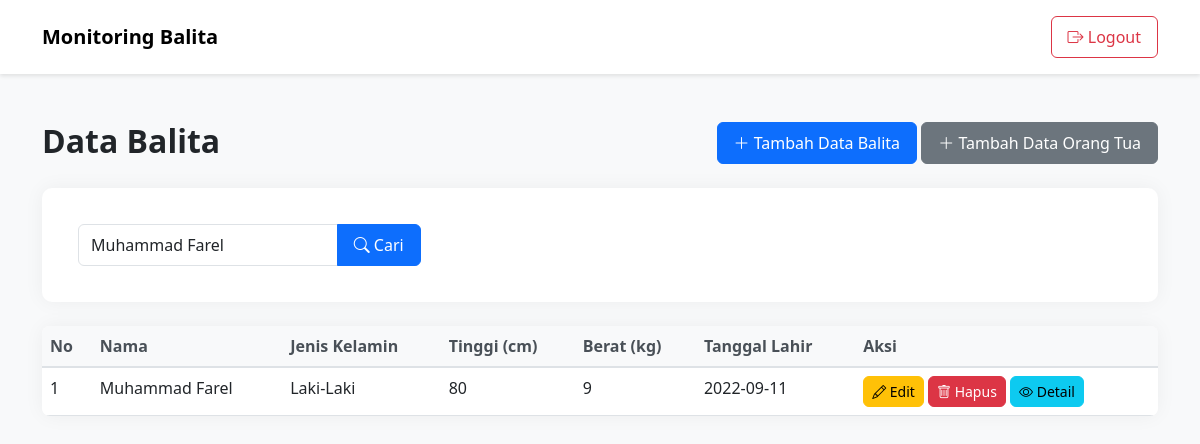
Page /views/dashboard.php?keyword=Muhammad Farel (signed in) on the committed database.
### tables this page shows
CREATE TABLE `databayi` (
  `id` int(11) NOT NULL,
  `nama` varchar(100) NOT NULL,
  `tinggi` float NOT NULL,
  `berat` float NOT NULL,
  `jenisKelamin` varchar(20) NOT NULL,
  `tanggalLahir` date NOT NULL,
  `riwayat` varchar(100) NOT NULL,
  `catatan` varchar(50) NOT NULL,
  `orang_tua_id` int(11) NOT NULL
);

### models/manusia.php (called while the page is built, shortened)
<?php
require_once dirname(__DIR__) . '/config/database.php';
class Manusia
{
    public function __construct()
    {
        $database = new Database();
        $this->conn = $database->getConnection();
    }
}

### config/Database.php (called while the page is built, shortened)
<?php
class Database
{
    private $host = "localhost:3307";
    private $db_name = "db_databayi";
    private $username = "root";
    private $password = "";
    private static $conn = null;
    public function getConnection()
    {
        if (self::$conn === null) {
            try {
                self::$conn = new mysqli(
                    $this->host,
                    $this->username,
                    $this->password,
                    $this->db_name
                );
                self::$conn->set_charset("utf8");
            } catch (Exception $exception) {
                die("Koneksi gagal: " . $exception->getMessage());
            }
        }
        return self::$conn;
    }
}

### models/balita.php (called while the page is built, shortened)
<?php
require_once 'manusia.php';
class Bayi extends Manusia
{
    public function search($keyword)
    {
        $query = "SELECT * FROM " . self::TABLE . " WHERE nama LIKE ? ORDER BY id DESC";
        $stmt = $this->conn->prepare($query);
        $like = "%" . $keyword . "%";
        $stmt->bind_param("s", $like);
        $stmt->execute();
        $result = $stmt->get_result();
        $data = [];
        if ($result) {
            while ($row = $result->fetch_assoc()) {
                $data[] = $row;
            }
        }
        return $data;
    }
}

### views/dashboard.php (the view, shortened to what this page needs)
<?php
require_once '../config/database.php';
require_once '../models/balita.php';
$keyword = $_GET['keyword'] ?? '';
$bayiModel = new Bayi();
if ($keyword !== '') {
    $dataBayi = $bayiModel->search($keyword);
} else {
    $dataBayi = $bayiModel->tampil_data();
}
?>
<!DOCTYPE html>
<html>
<head>
    <link href="https://cdn.jsdelivr.net/npm/bootstrap@5.3.0/dist/css/bootstrap.min.css" rel="stylesheet">
    <link rel="stylesheet" href="https://cdn.jsdelivr.net/npm/bootstrap-icons@1.7.2/font/bootstrap-icons.css">
</head>
<body>
    <nav class="navbar navbar-expand-lg navbar-light bg-white py-3">
        <div class="container">
            <span class="navbar-brand fw-bold">
                Monitoring Balita
            </span>
            <div class="d-flex">
                <a href="../home.php?logout=1" class="btn btn-outline-danger">
                    <i class="bi bi-box-arrow-right"></i> Logout
                </a>
            </div>
        </div>
    </nav>
    <div class="container py-5">
        <div class="row mb-4">
            <div class="col-md-6">
                <h2 class="fw-bold mb-0">Data Balita</h2>
            </div>
            <div class="col-md-6 text-md-end">
                <a href="tambah_bayi.php" class="btn btn-primary">
                    <i class="bi bi-plus-lg"></i> Tambah Data Balita
                </a>
                <a href="tambah_orangtua.php" class="btn btn-secondary">
                    <i class="bi bi-plus-lg"></i> Tambah Data Orang Tua
                </a>
            </div>
        </div>
        <div class="card search-box mb-4">
            <div class="card-body">
                <form action="dashboard.php" method="GET" class="row g-2">
                    <div class="col-md-4">
                        <div class="input-group">
                            <input type="text" name="keyword" class="form-control" placeholder="Cari nama bayi..."
                                value="<?= htmlspecialchars($keyword) ?>">
                            <button type="submit" class="btn btn-primary">
                                <i class="bi bi-search"></i> Cari
                            </button>
                        </div>
                    </div>
                </form>
            </div>
        </div>
        <div class="card">
            <div class="card-body p-0">
                <div class="table-responsive">
                    <table class="table table-hover mb-0">
                        <thead>
                            <tr>
                                <th>No</th>
                                <th>Nama</th>
                                <th>Jenis Kelamin</th>
                                <th>Tinggi (cm)</th>
                                <th>Berat (kg)</th>
                                <th>Tanggal Lahir</th>
                                <th>Aksi</th>
                            </tr>
                        </thead>
                        <tbody>
                            <?php $no = 1;
                            foreach ($dataBayi as $bayi): ?>
                                <tr>
                                    <td><?= $no++ ?></td>
                                    <td><?= htmlspecialchars($bayi['nama']) ?></td>
                                    <td><?= htmlspecialchars($bayi['jenisKelamin']) ?></td>
                                    <td><?= htmlspecialchars($bayi['tinggi']) ?></td>
                                    <td><?= htmlspecialchars($bayi['berat']) ?></td>
                                    <td><?= htmlspecialchars($bayi['tanggalLahir']) ?></td>
                                    <td>
                                        <a href="edit_bayi.php?id=<?= $bayi['id'] ?>" class="btn btn-sm btn-warning"><i
                                                class="bi bi-pencil"></i> Edit</a>
                                        <a href="dashboard.php?hapus=<?= $bayi['id'] ?>" class="btn btn-sm btn-danger"
                                            onclick="return confirm('Yakin ingin menghapus data ini?')"><i
                                                class="bi bi-trash"></i> Hapus</a>
                                        <a href="data.php?id=<?= $bayi['id'] ?>" class="btn btn-sm btn-info"><i
                                                class="bi bi-eye"></i> Detail</a>
                                    </td>
                                </tr>
                            <?php endforeach; ?>
                        </tbody>
                    </table>
                </div>
            </div>
        </div>
    </div>
</body>
</html>

### views/dashboard.php (style rules this page uses)
body { background-color: #f8f9fa; font-family: 'Segoe UI', system-ui, -apple-system, sans-serif; }
.navbar { box-shadow: 0 2px 4px rgba(0, 0, 0, .1); }
.card { border: none; border-radius: 10px; box-shadow: 0 0 20px rgba(0, 0, 0, .05); }
.table { background: white; border-radius: 8px; overflow: hidden; }
.table thead th { background-color: #f8f9fa; border-bottom: 2px solid #dee2e6; color: #495057; font-weight: 600; }
.btn { border-radius: 6px; padding: 0.5rem 1rem; }
.btn-sm { padding: 0.25rem 0.5rem; }
.search-box { background: white; padding: 20px; border-radius: 10px; box-shadow: 0 0 20px rgba(0, 0, 0, .05); }

### rows in the picture
databayi: nama "Muhammad Farel", jenisKelamin "Laki-Laki", tinggi "80", berat "9", tanggalLahir "2022-09-11"
